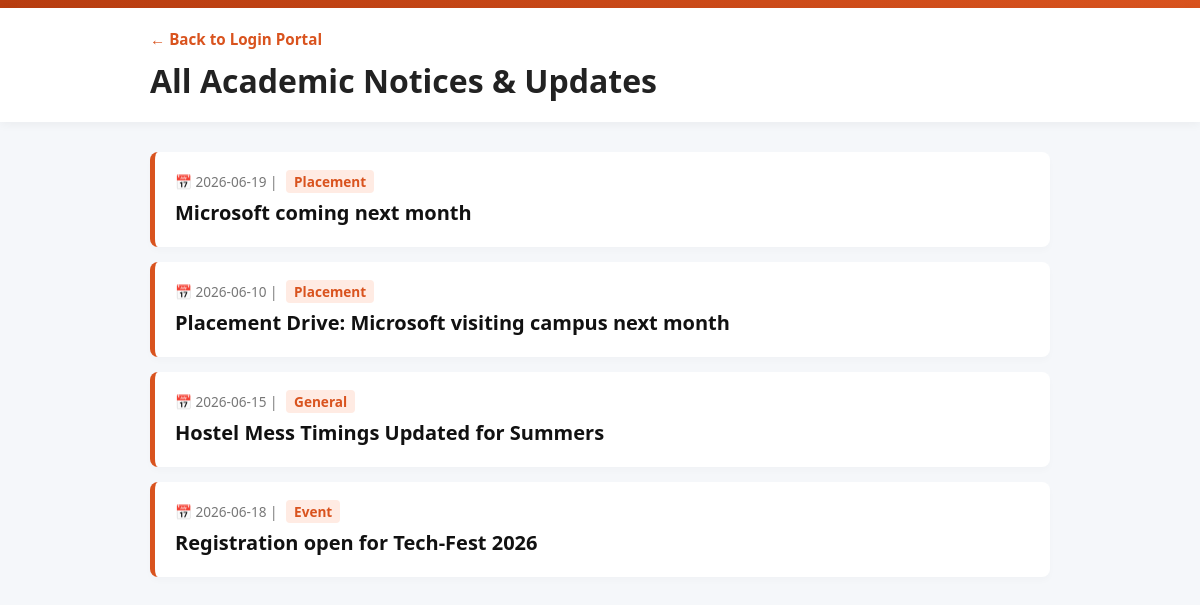
The page /all-notices on the database as committed earlier.
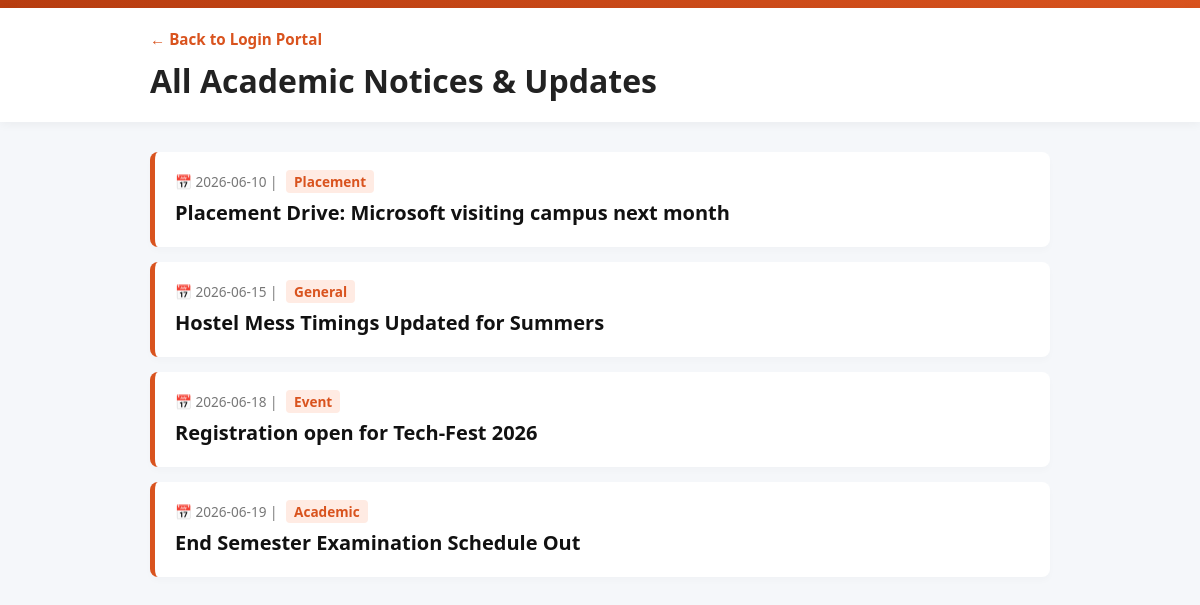
The same page on the database as committed later.
### tables this page shows
CREATE TABLE notices (
            id INTEGER PRIMARY KEY AUTOINCREMENT,
            date TEXT NOT NULL,
            title TEXT NOT NULL,
            category TEXT NOT NULL
        );

### app.py (the view)
@app.route("/all-notices")
def all_notices():
    conn = get_db_connection()
    db_notices = conn.execute("SELECT * FROM notices ORDER BY id DESC").fetchall()
    conn.close()
    return render_template("all_notices.html", total_notices=db_notices)

### app.py (called while the page is built)
def get_db_connection():
    conn = sqlite3.connect("users.db")
    conn.row_factory = sqlite3.Row  # Allows accessing columns by name like row['title']
    return conn

### templates/all_notices.html (shortened to what this page needs)
<!DOCTYPE html>
<html lang="en">
<head>
</head>
<body>
    <div class="top-banner"></div>
    <div class="header-container">
        <div class="wrapper">
            <a href="/" class="back-link">← Back to Login Portal</a>
            <h1>All Academic Notices & Updates</h1>
        </div>
    </div>
    <div class="wrapper">
        <div class="notice-container">
            {% for notice in total_notices %}
                <div class="all-notice-card">
                    <div class="meta-info">
                        📅 {{ notice.date }} | <span class="cat-tag">{{ notice.category }}</span>
                    </div>
                    <h3 class="notice-heading">{{ notice.title }}</h3>
                </div>
            {% endfor %}
        </div>
    </div>
</body>
</html>

### templates/all_notices.html (style rules this page uses)
body { margin: 0; padding: 0; font-family: 'Segoe UI', Tahoma, Geneva, Verdana, sans-serif; background-color: #f5f7fa; color: #333; }
.top-banner { background: linear-gradient(135deg, #b83d10 0%, #d9531e 100%); height: 8px; width: 100%; }
.header-container { background-color: #ffffff; box-shadow: 0 2px 10px rgba(0,0,0,0.05); padding: 20px 0; }
.wrapper { max-width: 900px; margin: 0 auto; padding: 0 20px; }
.back-link { text-decoration: none; color: #d9531e; font-weight: bold; font-size: 0.95rem; display: inline-block; margin-bottom: 10px; }
h1 { margin: 0; color: #222; font-size: 2rem; }
.notice-container { margin-top: 30px; margin-bottom: 5px; }
.all-notice-card { background: #ffffff; border-radius: 8px; padding: 20px; margin-bottom: 15px; box-shadow: 0 4px 6px rgba(0,0,0,0.02); border-left: 5px solid #d9531e; transition: transform 0.2s, box-shadow 0.2s; }
.meta-info { font-size: 0.85rem; color: #777; margin-bottom: 8px; }
.cat-tag { background-color: #ffebe3; color: #d9531e; padding: 2px 8px; border-radius: 4px; font-weight: bold; margin-left: 5px; }
.notice-heading { margin: 0; color: #111; font-size: 1.25rem; line-height: 1.4; }

Rows that differ between the two databases and show on the page:
removed notices: date "2026-06-19", category "Placement", title "Microsoft coming next month"
added notices: date "2026-06-19", category "Academic", title "End Semester Examination Schedule Out"
